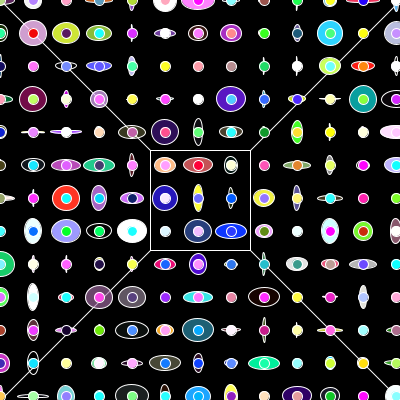
Frame 1 (no input)
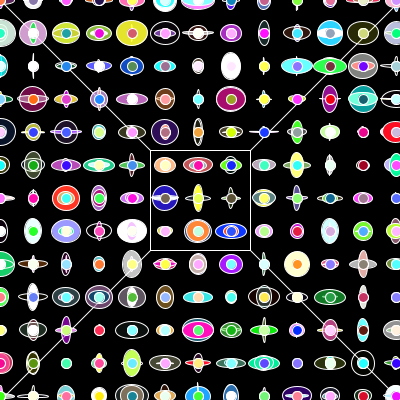
Frame 2 (the mouse pressed at the canvas centre, redrawn once)

The Processing sketch that drew these frames (run headless with seeded random() and noise(); the mouse was pressed at the canvas centre and the sketch redrawn once):

// Processing sketch: processing_39000
// ── processing_39000.pde

// Pattern by using Function  
// variation of the object under the rule 
void setup () {
  size (400, 400);
  smooth ();
  background (0);
  colorMode (RGB);
  
  //setup back ground here
  stroke (255);
  rectMode (CENTER);
  noFill();
  rect (width/2, height/2, 100, 100);
  line (0, 0, 150, 150);
  line (width, 0, 250, 150);
  line  (0, height, 150, 250);
  line (width, height, 250, 250);
}

void draw () {
  for (int a = 0; a < width; a +=33) {                                              // Didstance among objects 
    for (int b = 0; b < height; b+=33) {       
      lightbulb (a, b);                                                             // Functioned objects 
      noLoop();
    }
  }
}

// Function

void lightbulb (float x, float y) {
  fill (random (width), random (width), random (width), random (width));
  ellipse (x, y, random (30+3), random (30-3));                                    //random color ovals
  fill (random (width), random (width), random (width));  
  ellipse (x, y, 10, 10);                                                          //random color central circles
}
